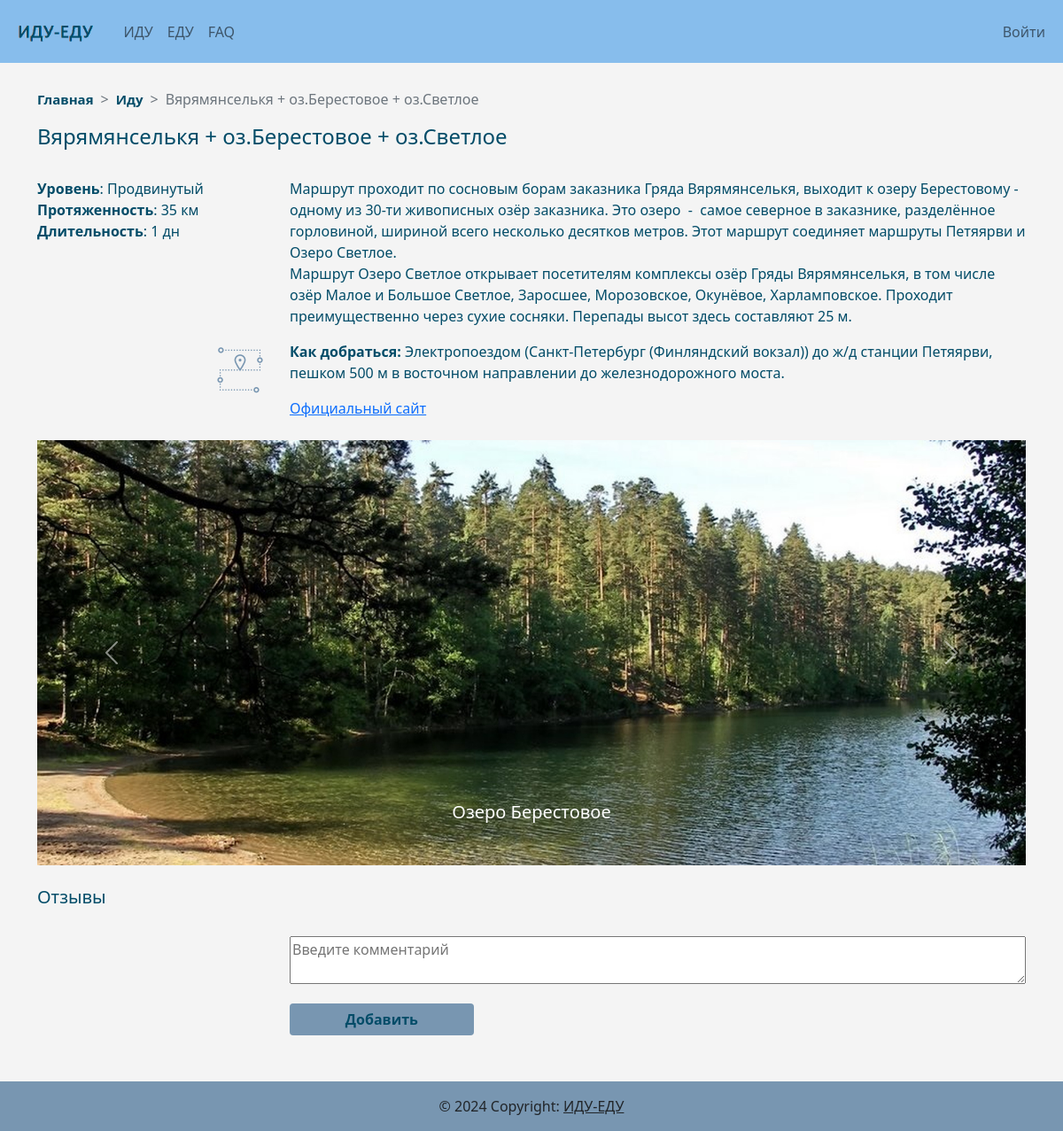
The app's page /trip/9 with its own data.
### models.py (models this page shows, shortened)
class Trip_type(Base):
    __tablename__ = 'trip_types'
    id = Column(Integer, primary_key=True, autoincrement=True)
    type_name = Column(String(100), nullable=False, unique=True)
    trip = relationship("Trip", backref='trip_types')

class Trip_description(Base):
    __tablename__ = 'trip_descriptions'
    id = Column(Integer, primary_key=True, autoincrement=True)
    title = Column(String(100), nullable=False, unique=True)
    how_to_go = Column(String, nullable=False)
    description = Column(String, nullable=False)
    track = Column(String, nullable=False)
    route_length = Column(Integer, nullable=False)
    official_website_link = Column(String, nullable=False)
    trip = relationship("Trip", backref='trip_descriptions')
    main_photo_id = Column(Integer(), ForeignKey('photos.id'))

class Trip(Base):
    __tablename__ = 'trips'
    id = Column(Integer, primary_key=True, autoincrement=True)
    trip_type_id = Column(Integer(), ForeignKey('trip_types.id'))
    trip_duration_id = Column(Integer(), ForeignKey('trip_durations.id'))
    trip_level_id = Column(Integer(), ForeignKey('trip_levels.id'))
    trip_description_id = Column(Integer(), ForeignKey('trip_descriptions.id'))
    photos = relationship("Photo", secondary='trip_photos', back_populates='trips')
    comments = relationship("Comment", backref='trips')

class Trip_level(Base):
    __tablename__ = 'trip_levels'
    id = Column(Integer, primary_key=True, autoincrement=True)
    level_name = Column(String(100), nullable=False, unique=True)
    trip = relationship("Trip", backref='trip_levels')

class Trip_duration(Base):
    __tablename__ = 'trip_durations'
    id = Column(Integer, primary_key=True, autoincrement=True)
    duration = Column(Integer, nullable=False, unique=True)
    trip = relationship("Trip", backref='trip_durations')

class Photo(Base):
    __tablename__ = 'photos'
    id = Column(Integer, primary_key=True, autoincrement=True)
    link = Column(String(100), nullable=False, unique=True)
    photo_name = Column(String(100), nullable=False)
    trips = relationship("Trip", secondary='trip_photos', back_populates='photos')
    trip_description_id = relationship('Trip_description', backref='photos', uselist=False)

### content_pages/content_pages.py (the view, shortened to what this page needs)
@content_pages.route('/trip/<int:trip_id>', methods=['GET', 'POST'])
def trip(trip_id: int):
    form = CommentForm()
    trip_photos = session.query(models.Trip_photo, models.Photo).join(models.Photo).filter(models.Trip_photo.trip_id==trip_id).all()
    len_trip_photos = len(trip_photos)
    trip_description = session.query(models.Trip, models.Trip_type, models.Trip_level, models.Trip_description, models.Trip_duration, models.Photo).join(models.Trip_type).join(models.Trip_level).join(models.Trip_description).join(models.Trip_duration).join(models.Photo).filter(models.Trip.id == trip_id)
    trip_comments = session.query(models.Comment, models.User).join(models.User).filter(models.Comment.trip_id == trip_id).order_by(models.Comment.id.desc())
    return render_template('trip.html', title=trip_description[0][1].type_name, trip_description=trip_description, trip_photos=trip_photos, len_trip_photos=len_trip_photos, form=form, trip_comments=trip_comments)

### content_pages/content_forms.py
class CommentForm(FlaskForm):
  class Meta:
    locales = ['ru-RU', 'ru']
    def get_translations(self, form):
      return super(FlaskForm.Meta, self).get_translations(form)
  comment = TextAreaField('Say something', validators=[DataRequired(), Length(min=10, max=1000)], render_kw={'style': 'width: 100%', "placeholder": "Введите комментарий"})
  add_btn = SubmitField('Добавить', render_kw={'style': 'width: 25%'})
  update_btn = SubmitField('Изменить', render_kw={'style': 'width: 20%'})
  delete_btn = SubmitField('Удалить', render_kw={'style': 'width: 20%'})

### content_pages/content_pages.py (called while the page is built)
@content_pages.before_request
def before_request():
    global session
    session = db_session.create_session()

@content_pages.teardown_request
def teardown_request(request):
    global session
    session = None
    return request

### data/db_session.py (called while the page is built)
def create_session() -> Session:
    global created
    return created()

### content_pages/templates/content_pages/trip.html (shortened to what this page needs)
{% extends "base.html" %}
{% block content %}
<div class="container">
    <nav style="--bs-breadcrumb-divider: '>';" aria-label="breadcrumb">
        <ul class="breadcrumb">
            <li class="breadcrumb-item"><a href="/index"><b>Главная</b></a></li>
            <li class="breadcrumb-item"><a href="/content/{{title}}"><b>{{title}}</b></a></li>
            <li class="breadcrumb-item active" aria-current="page">{{trip_description[0][3].title}}</li>
        </ul>
    </nav>
    <h4>{{trip_description[0][3].title}}</h4>
    <br>
    {% for item in trip_description %}
    <div class="row gy-1">
        <div class="col-lg-3 col-md-4 col-ms-12">
            <p><b>Уровень</b>: {{ item[2].level_name }}
                <br><b>Протяженность</b>: {{ item[3].route_length }} км
                <br><b>Длительность</b>: {{ item[4].duration }} дн</p>
        </div>
        <div class="col-lg-9 col-md-8 col-ms-12">
            <p style="white-space: pre-wrap">{{ item[3].description }}</p>
        </div>
    </div>
    <div class="row gy-2">
        <div class="col-lg-3 col-md-4 col-ms-12 text-lg-end  text-md-end text-sm-start">
            <a data-bs-toggle="tooltip" data-bs-placement="top" title="Скачать трек"
               href="{{ url_for('.static', filename='tracks/' + item[3].track) }}" download><img
                    src="{{ url_for('icons_bp.static', filename='gps_track_light_green2.png') }}" alt="GPS-track"></a>
        </div>
        <div class="col-lg-9 col-md-8 col-ms-12">
            <p style="white-space: pre-wrap"><b>Как добраться:</b> {{ item[3].how_to_go }}</p>
            <a href="{{ item[3].official_website_link }}">Официальный сайт</a>
        </div>
    </div>
    {% endfor %}
    <br>
    <div id="carouselExampleControls" class="carousel slide" data-bs-ride="carousel">
        <div class="carousel-inner">
            <div class="carousel-item active">
                <img src="{{ url_for('.static', filename='images/' + trip_photos[0][1].link) }}" class="d-block w-100"
                     alt="{{ trip_photos[0][1].photo_name }}">
                <div class="carousel-caption d-none d-md-block">
                    <h5>{{ trip_photos[0][1].photo_name }}</h5>
                </div>
            </div>
        </div>
        <button class="carousel-control-prev" type="button" data-bs-target="#carouselExampleControls"
                data-bs-slide="prev">
            <span class="carousel-control-prev-icon" aria-hidden="true"></span>
        </button>
        <button class="carousel-control-next" type="button" data-bs-target="#carouselExampleControls"
                data-bs-slide="next">
            <span class="carousel-control-next-icon" aria-hidden="true"></span>
        </button>
    </div>
    <br>
    <h5>Отзывы</h5>
    <br>
    <div class="row gy-1">
        <div class="col-lg-3 col-md-4 col-ms-12 text-lg-end  text-md-end text-sm-start">
        </div>
        <div class="col-lg-9 col-md-8 col-ms-12">
            <form action="" method="post" novalidate>
                <p>{{ form.comment() }}</p>
                <div>
                    {{ form.add_btn(class_="btn btn-primary") }}
                </div>
            </form>
        </div>
    </div>
    <br>
    <br>
</div>
{% endblock %}

### static/css/style.css (style rules this page uses)
body { background-color: #f4f4f4; }
body > .container { padding-top: 100px; padding-bottom: 60px; color: #024C68; }
.carousel-item img { object-fit: cover; vertical-align: middle; border-style: none; height: 60vh; }
.btn-primary, .btn-primary:hover, .btn-primary:active, .btn-primary:focus, .btn-primary:active:after, .btn-primary:visited { background-color: #7896B1; color: #024C68; font-weight: bold; border: none; box-shadow: none !important; width: 100%; text-align: center !important; }
.breadcrumb li a { font-size: 15px; color: #024C68; text-decoration: none; }

### records on screen
Trip_type: type_name "Иду"
Trip_description: title "Вярямянселькя + оз.Берестовое + оз.Светлое"
Trip: level_name "Продвинутый", route_length "35", duration "1", description "Маршрут проходит по сосновым борам заказника Гряда Вярямянселькя, выходит к озеру Берестовому - одному из 30-ти живописных озёр заказника. Это озеро - самое северное в заказнике, разделённое горловиной, шириной всего несколько десятков метров. Этот маршрут соединяет маршруты Петяярви и Озеро Светлое. Маршрут Озеро Светлое открывает посетителям комплексы озёр Гряды Вярямянселькя, в том числе озёр Малое и Большое Светлое, Заросшее, Морозовское, Окунёвое, Харламповское. Проходит преимущественно через сухие сосняки. Перепады высот здесь составляют 25 м.", how_to_go "Электропоездом (Санкт-Петербург (Финляндский вокзал)) до ж/д станции Петяярви, пешком 500 м в восточном направлении до железнодорожного моста."
Photo: link (picture), photo_name "Озеро Берестовое"
